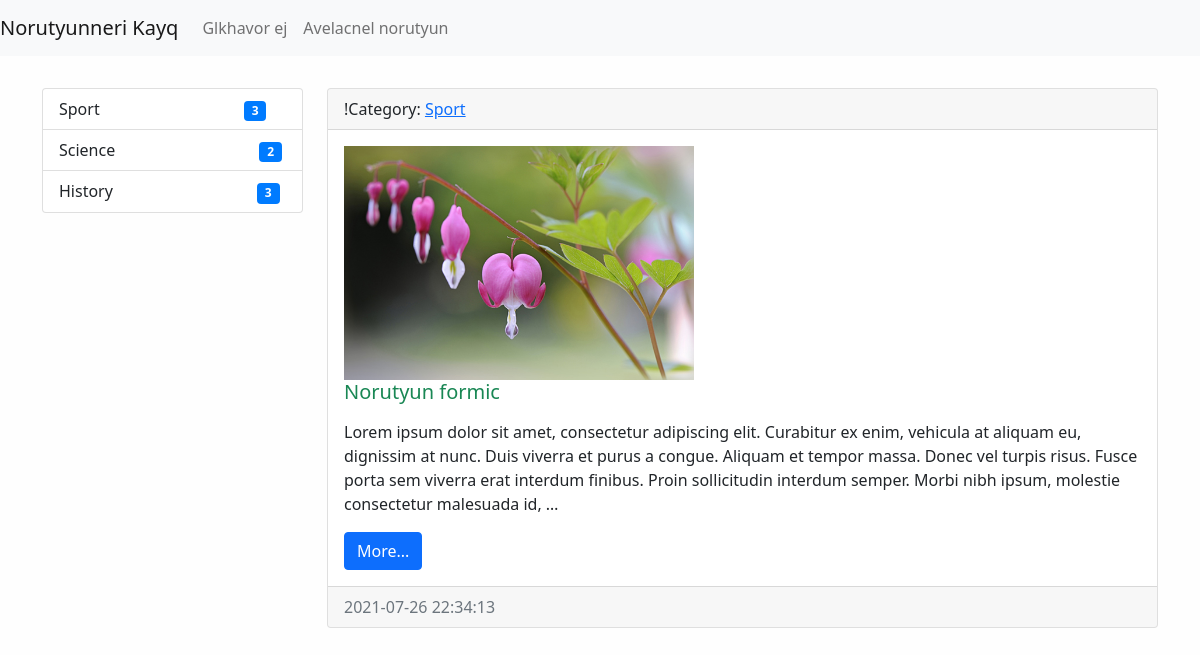
Page /category/1/ on the committed database.
### news/models.py (models this page shows, shortened)
class Category(models.Model):
    title = models.CharField(max_length=150, db_index=True, verbose_name='CATEGORYI ANUN')
    def get_absolute_url(self):
        return reverse('category', kwargs={"category_id": self.pk})
    def __str__(self):
        return self.title
    class Meta:
        verbose_name = "Category"
        verbose_name_plural = "Categoryner"
        ordering = ['title']

class News(models.Model):
    title = models.CharField(max_length=150, verbose_name="ANUN")
    content = models.TextField(blank=True)
    created_at = models.DateTimeField(auto_now_add=True, verbose_name='STEGHTSVEL E')
    updated_at = models.DateTimeField(auto_now=True, verbose_name='POPOKHVEL E')
    photo = models.ImageField(upload_to='photos/%Y/%m/%d/', blank=True)
    is_published = models.BooleanField(default=True, verbose_name='HRATARAKVEL E')
    category = models.ForeignKey('Category', on_delete=models.PROTECT, related_name='get_news')
    views = models.IntegerField(default=0)
    def get_absolute_url(self):
        return reverse('view_news', kwargs={"pk": self.pk})
    class Meta:
        verbose_name = "Norutyun"  # entavernagira tsarayum(or` add news-y darav add Norutyun...)
        verbose_name_plural = "Norutyunner"  # sa el hognakii depqum(inchin -s er avelacnum` sa kdarna)
        ordering = ['-created_at']  # ev adminki ev modeli sort. hertakanutyuny kpokhvi

### news/views.py (the view)
# urls.py: path('category/<int:category_id>/', NewsByCategory.as_view(), name='category'),
class NewsByCategory(ListView):
    model = News
    template_name = 'news/home_news_list.html'
    context_object_name = 'news'
    allow_empty = False
    def get_queryset(self):
        return News.objects.filter(category_id=self.kwargs['category_id'], is_published=True)
    def get_context_data(self, *, object_list=None, **kwargs):
        context = super().get_context_data(**kwargs)
        context['title'] = Category.objects.get(pk=self.kwargs['category_id'])
        return context

### news/templatetags/news_tags.py (called while the page is built)
@register.inclusion_tag('news/list-categories.html')
def show_categories(arg1="hello", arg2="world"):
    categories = Category.objects.annotate(cnt=Count("get_news")).filter(cnt__gt=0)
    return {"categories": categories, "arg1": arg1,  "arg2": arg2}

### news/templates/news/home_news_list.html (shortened to what this page needs)
{% extends 'base.html' %}
{% block sidebar %}
    {% include 'inc/_sidebar.html' %}
{% endblock %}
{% block content %}
{% for item in news %}
<div class="card mt-3">
    <div class="card-header">
        !Category: <a href="{{ item.category.get_absolute_url }}"> {{ item.category }} </a>
    </div>
    <div class="card-body">
        <div class="media">
            {% if item.photo %}
            <img alt="" class="mr-3" src="{{ item.photo.url }}" width="350">
            {% else %}
            <img alt="" class="mr-3" src="https://picsum.photos/id/1050/350/235">
            {% endif %}
            <div class="media-body">
                <h5 class="card-title {% cycle  'text-success' 'text-danger'%} ">{{ item.title }}</h5>
                <p class="card-text">{{ item.content|linebreaks|truncatewords:50 }}</p>
                <a class="btn btn-primary" href="{{ item.get_absolute_url }}">More...</a>
            </div>
        </div>
    </div>
    <div class="card-footer text-muted">
        {{ item.created_at|date:'Y-m-d H:i:s' }}
    </div>
</div>
{% empty %}
<p> Oops... There is no data... </p>
{% lorem 3 p %}
{% endfor %}
{% endblock %}

### news/templates/news/list-categories.html (shortened to what this page needs)
<div class="list-group">
    {% for item in categories %}
    <a class="list-group-item list-group-item-action" href="{{ item.get_absolute_url }}">
        {{ item.title }} <span class="badge badge-primary badge-pill"
                               style="background-color: #007bff;color: white;margin-left: 140px;">{{ item.cnt }}</span></a>
    {% endfor %}
</div>

### mysite/static/css/style.css (style rules this page uses)
body { background-color: #fefefe; }

### rows in the picture
Category: title "Sport", cnt "3"
Category: title "Science", cnt "2"
Category: title "History", cnt "3"
News: category "Sport", photo (picture), title "Norutyun formic", content "Lorem ipsum dolor sit amet, consectetur adipiscing elit. Curabitur ex enim, vehicula at aliquam eu, dignissim at nunc. Duis viverra et purus a congue. Aliquam et tempor massa. Donec vel turpis risus. Fusce porta sem viverra erat interdum finibus. Proin sollicitudin interdum semper. Morbi nibh ipsum, molestie consectetur malesuada id, …", created_at "2021-07-26 22:34:13"
